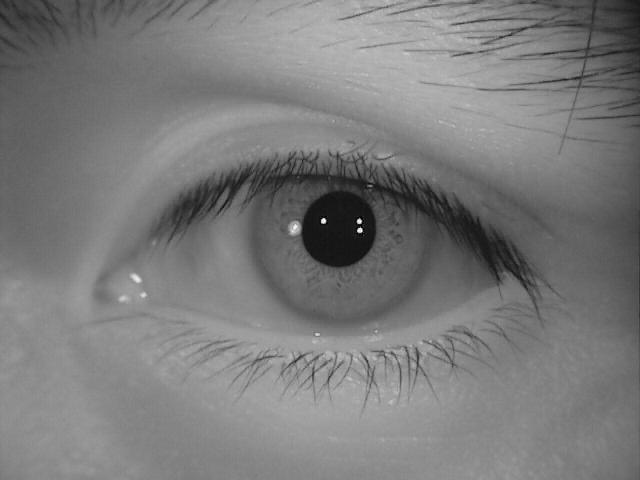
%> input picture casiav3_origin_demo/001_006.jpg, 640 x 480 px; its folder holds only this picture in this run
$ octave Segmentation.m   (GNU Octave 9; MATLAB toolbox functions it lacks are replaced by stand-ins)
%> lines starting %> are read from the running program, lines starting %| are printed output that depends on the picture; in (x1, y1, x2, y2) boxes, pixels count from 0 and x2, y2 are one past the last pixel; in counts of white or black regions, pixels touching at a corner belong together; the program's own positions count from 1
### Function/Jason Iris Segmentation/code/segment/segment_NIR.m
%% Create folders if not existing
if ~exist(out_dir, 'dir')
    mkdir(out_dir);
end
if ~exist(fail_dir, 'dir')
    mkdir(fail_dir);
end
if ~exist(circle_dir, 'dir')
    mkdir(circle_dir);
end

if save_inter_image
    if ~exist(inter_dir, 'dir')
        mkdir(inter_dir);
    end
end

delete([out_dir, '*']);
delete([fail_dir, '*']);

%%
files = dir([src_dir, '*.', src_type]);
n = length(files);
err_rates = zeros(n, 1);
circles = struct([]);
num_pass = 0;
num_fail = 0;

for i = 1:n %50 %n
    %close all;
    %tic
    [filename, type] = strtok(files(i).name, '.');

    im_src = imread([src_dir, files(i).name]);
%> im_src is the input picture: size 480x640 uint8; min 0, max 255, mean 122.5
    if hsiz ~= 0
        im_en = enhance_image(im_src, hsiz, gau_size, 1);
    else
        im_en = medfilt2(im_src, [3, 3]);
    end
    if save_inter_image
       imwrite(im_en, [inter_dir, filename, '-enhance.bmp']);
    end

% [11 lines of commented-out code are left out]
    [col, row] = size(im_src);
%> col = 480; row = 640
    [im_md, reflection_region] = remove_reflection(im_en, 0.8, row*col*0.01);

    % get the structure map using local total variation
    [edgemap, im_smooth] = get_rtv_l1_contour(im_md, 0.2, 0.05, 3, 0.005);
    %[edgemap, im_smooth] = get_rtv_l1_contour(im_md, lambda, theta, sigma, ep);
    if save_inter_image
        imwrite(im_smooth, [inter_dir, filename, '-smooth.bmp']);
    end
    %im_smooth = imread([smooth_dir, filename, '.bmp']);
    %edgemap = edge(im_smooth);

    % find iris and pupil circles based on the structure map
    [center, radius, center_p, radius_p] = find_circles_NIR(im_md, edgemap, p_radiusRange, i_radiusRatio, i_radiusRange, searchRange);
    % [center, radius, center_p, radius_p] = find_circles_CASIA2(im_md, edgemap, radiusRange);
    circles(i).center = center;
    circles(i).center_p = center_p;
    circles(i).radius = radius;
    circles(i).radius_p = radius_p;
    %save([circle_dir, filename, '-circle.mat'], 'center', 'center_p', 'radius', 'radius_p');
    if save_inter_image
        im_circle = draw_circle(im_md, center(1), center(2), radius);
        im_circle = draw_circle(im_circle, center_p(1), center_p(2), radius_p);
        imwrite(im_circle, [inter_dir, filename, '-circle.jpg']);
    end


    % process lower half region
    [mask, thresh_high, thresh_low, cir_correct] = mask_lower_region(im_md, center, radius, extend);

    % mask upper_region roughly
    mask = mask_upper_region(im_md, mask, center, radius, thresh_high);

    %reflection = get_reflection_region(im_src, thresh_high);
    reflection = get_reflection_region(im_en, thresh_high);

    pupil_region = get_pupil_region(im_md, reflection, center_p, radius_p, thresh_low);

    % remove pupil and reflection
    mask(reflection) = 0;
    mask(pupil_region) = 0;

    [coffs, ~] = fit_eyelid(im_md, center, radius, center_p, radius_p, [0.2, 1], 'lower', 0, save_inter_image);

    if length(coffs) > 1
        [rs, cs] = size(im_md);
        [X, Y] = meshgrid(1:cs, 1:rs);
        mask(Y > polyval(coffs, X)) = 0;
    end

    % fit upper eyelid
    [coffs, im_eyelid] = fit_eyelid(im_md, center, radius, center_p, radius_p, [0.2, 1], 'upper', 0, save_inter_image);
    if save_inter_image
        imwrite(im_eyelid, [inter_dir, filename, '-eyelid.jpg']);
    end

    % process eyelash and shadow region
    mask = process_ES_region(im_md, mask, center, radius, coffs, [0.1, 0.8]);

    se = strel('disk', 4);
    mask = imerode(mask, se);

    mask = filter_region(mask);

    se = strel('disk', 2);
    mask = imdilate(mask, se);

    score = quality(mask, im_md, center, radius, center_p, radius_p);
    if(score > quality_thresh)

        imwrite(mask, [out_dir, filename, '.bmp']);
        num_pass = num_pass + 1;
        %fprintf('%d/%d processed. %f seconds remaining.\n', i, n, toc*(n-i));
    else
        imwrite(mask, [fail_dir, filename, '.bmp']);
        num_fail = num_fail + 1;
        %fprintf('%d/%d processed. failed. %f seconds remaining.\n', i, n, toc*(n-i));
    end

    fprintf('%d/%d processed.\n', i, n);

end

%err_mean = mean(err_rates);

for i = 1:n
    center = circles(i).center;
    center_p = circles(i).center_p;
    radius = circles(i).radius;
    radius_p = circles(i).radius_p;
    filename = strtok(files(i).name, '.');
    save([circle_dir, filename, '-circle.mat'], 'center', 'center_p', 'radius', 'radius_p');
end

%clear all;

### Function/Jason Iris Segmentation/code/fun/remove_reflection.m
function [im, reflection] = remove_reflection(im, thresh, area)
%> called with thresh = 0.8, area = 3072

reflection = im2bw(im, thresh);
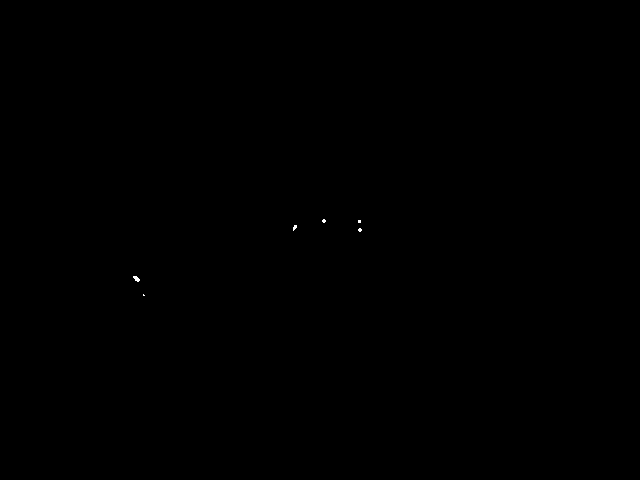
%> reflection: size 480x640 logical; 0.03% white in thin lines or dots, all inside (x1, y1, x2, y2) = (133, 219, 362, 296)
big_region = bwareaopen(reflection, round(area));
%> big_region: size 480x640 logical; every value is 0
reflection(big_region) = 0;

se = strel('disk', 7); %% 8
reflection = imdilate(reflection, se);
%> reflection: size 480x640 logical; 0.39% white; 4 white regions, box (x1, y1, x2, y2) and area: (127, 270, 151, 302) 431, (352, 214, 368, 238) 329, (287, 219, 303, 237) 235, (316, 213, 332, 229) 208

im = roifill(im, reflection);

end

### Function/Jason Iris Segmentation/code/fun/get_rtv_l1_contour.m
function [ edgemap, im_smooth ] = get_rtv_l1_contour( im, lambda, theta, sigma, ep )
%> called with lambda = 0.2, theta = 0.05, sigma = 3, ep = 0.005


im_smooth = rtv_l1_smooth2(im, lambda, theta, sigma, ep, 5);
edgemap = edge(im_smooth);
%> edgemap: size 480x640 logical; 2.6% white in thin lines or dots
%edgemap = edge(im, 'sobel', [], 'vertical');


end

### Function/Jason Iris Segmentation/code/fun/find_center_v3.m
function [ x, y ] = find_center_v3( bw, rRange, d )
%> called with rRange = [20 60]

% FIND_ACRS finds center of incomplete arcs on the iris boundary using hough
% transform.
% Input:
%   bw: Binary image where to find arcs. Edge or binary image expected.
%   rRange: 1 by 2 vector to identify range of radii to search.

%im = imfill(bw, 'holes');

% Parameter
if nargin < 3
    d = 10; % distance of adjancent points to calculate edge orientation
end

[rows, cols] = size(bw);
%> rows = 480; cols = 640

B = bwboundaries(bw);
%> B = 739 boundaries; largest, box (x1, y1, x2, y2) and points: (300, 201, 377, 268) 327, (301, 352, 337, 392) 278, (529, 52, 633, 74) 261, (393, 345, 420, 385) 219, (638, 253, 640, 359) 211
n = length(B);
%> n = 739

votes_left = ones(rows, cols);
votes_right = ones(rows, cols);
mark_mat = false(rows, cols);

for i = 1:n
    Idx = B{i};
    len = size(Idx, 1);
    if len < 30
        continue;
    end
    for j = d+1:len-d
        y = Idx(j, 1);
        x = Idx(j, 2);
        if mark_mat(y, x);
            continue;
        end
        mark_mat(y, x) = 1;
        P1 = Idx(j-d, :);
        P2 = Idx(j+d, :);

        if P1(2) == P2(2)
            if P1(1) == P2(1)
                continue;
            elseif P1(1) > P2(1)
                if x < P1(2)
                    tmp = P1;
                    P1 = P2;
                    P2 = tmp;
                end
            end
        else
            if P1(2) > P2(2)
                tmp = P1;
                P1 = P2;
                P2 = tmp;
            end
            slope1 = (y-P1(1)) / (x-P1(2));
            slope2 = (P1(1)-P2(1)) / (P1(2)-P2(2));
            if slope1 <= slope2
                continue;
            %else
                %fprintf('[%d, %d], [%d, %d], [%d, %d]\n', x, y, P1(2), P1(1), P2(2), P2(1));
                %pause
            end


        end

        dx = P2(2) - P1(2);
        dy = P2(1) - P1(1);
        distance = sqrt(dx^2 + dy^2);
        cosine = dx/distance;
        sine = dy/distance;
        cosine2 = sine;
        sine2 = -cosine;

        if cosine2 > 0.15

            for r = rRange(1):rRange(2)
                xc = round(x + cosine2 * r);
                yc = round(y + sine2 * r);
                if xc < 1 || xc > cols || yc < 1 || yc > rows
                    break;
                else
                    votes_left(yc, xc) = votes_left(yc, xc) + 1;
                end
            end

        elseif cosine2 < -0.15

            for r = rRange(1):rRange(2)
                xc = round(x + cosine2 * r);
                yc = round(y + sine2 * r);
                if xc < 1 || xc > cols || yc < 1 || yc > rows
                    break;
                else
                    votes_right(yc, xc) = votes_right(yc, xc) + 1;
                end
            end

        end
    end
end
%> this loop made 739 passes
%> (Idx, len) on passes 1 to 3: ([1 1; 1 1], 2), ([13 1; 13 2; 14 3; 14 2; 13 1], 5), ([19 1; 19 1], 2)
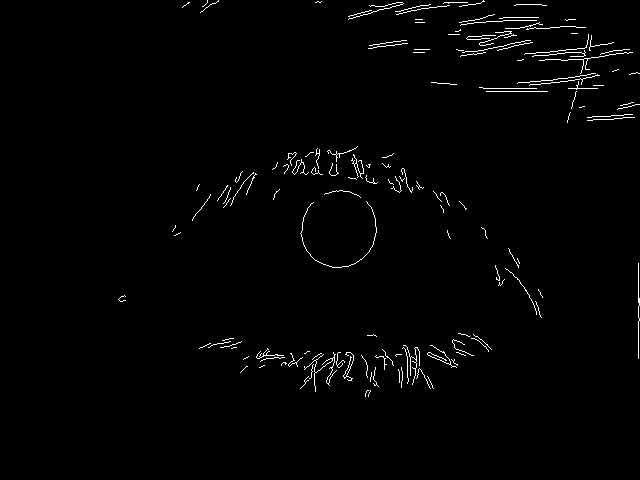
%> mark_mat: size 480x640 logical; 1.3% white in thin lines or dots, all inside (x1, y1, x2, y2) = (118, 0, 640, 397)
%> after the loop, slope1 = -Inf; slope2 = -20; tmp = [321 640]; xc = 579; yc = 299

h = fspecial('average', 3);
votes_left = imfilter(votes_left, h);
votes_right = imfilter(votes_right, h);
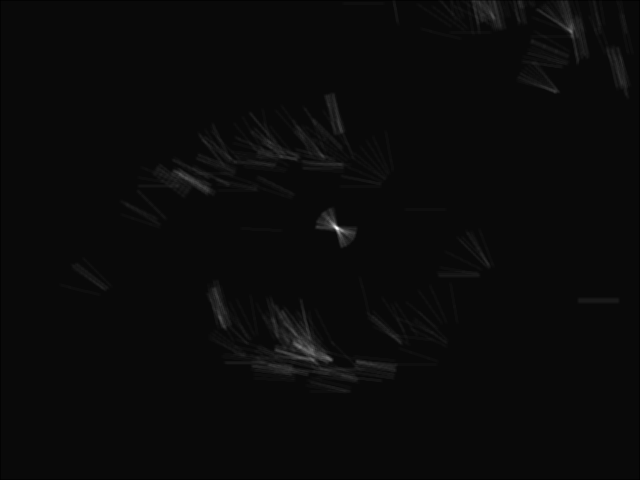
%> votes_right: size 480x640 double; min 0.444, max 15.89, mean 1.08; drawn with min black and max white
votes = votes_left .* votes_right - 1;

%votes = imfilter(votes, h);
[Y, X]= find(votes == max(votes(:)));
%> Y = 230; X = 339
y = Y(1);
%> y = 230
x = X(1);
%> x = 339
%return;
%figure;
votes = votes/max(votes(:));
imvotes = votes;
imvotes(bw) = 1;
%> imvotes: size 480x640 double; min -0.00317, max 1, mean 0.0273
imvotes(:, :, 2) = votes;
imvotes(:, :, 3) = votes;
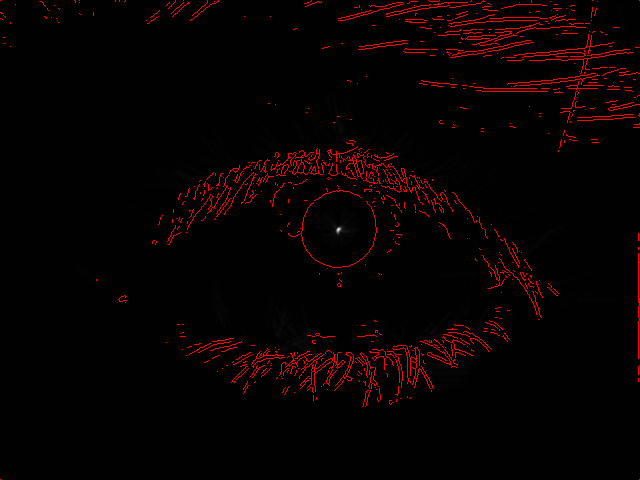
%> imvotes: size 480x640x3 double; mean R, G, B 0.0273, 0.000884, 0.000884; drawn with min black and max white

%imshow(imvotes);
%hold on
if x > 3 && y > 3
    imvotes(y-3:y+3, x-3:x+3, 2) = 1;
%> imvotes: size 480x640x3 double; 0.02% of pixels changed, all inside (x1, y1, x2, y2) = (335, 226, 342, 233)
    imvotes(y-3:y+3, x-3:x+3, 1) = 0;
%> imvotes: size 480x640x3 double; mean R, G, B 0.0273, 0.000994, 0.000884; mean of the top-left, top-right, bottom-left and bottom-right quarters 0.00562, 0.0198, 0.00418, 0.00923
    imvotes(y-3:y+3, x-3:x+3, 3) = 0;
%> imvotes: size 480x640x3 double; mean R, G, B 0.0273, 0.000994, 0.000835
end

%scatter(x, y, 5, 'green', 'filled');


end

### Function/Jason Iris Segmentation/code/fun/find_circles_NIR.m
function [ center, radius, center_p, radius_p ] = find_circles_NIR( im, edgemap, radiusRange, i_radiusRatio, i_radiusRange, searchRange )

% FIND_CIRCLES_NIR Summary of this function goes here
%   Detailed explanation goes here

[cx, cy] = find_center_v3(edgemap, radiusRange);
%> cx = 339; cy = 230
[center_p, radius_p] = find_radius(edgemap, [cx, cy], radiusRange, searchRange);
%> in find_radius, `upper_bound = max([1, c(2)-sRange-2]);`: upper_bound = 218
%> in find_radius, `im(1:upper_bound, :) = 0;`:
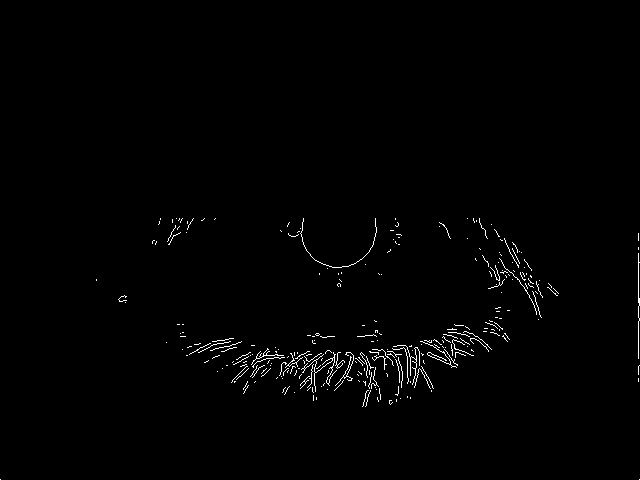
%> im: size 480x640 logical; 0.97% white in thin lines or dots, all inside (x1, y1, x2, y2) = (0, 218, 640, 480)
%> in find_radius, `[Y, X] = find(im);`: Y = 2975 values from 219 to 480; X = 2975 values from 1 to 640
%> in find_radius, `n = length(X);`: n = 2975
%> the loop in find_radius, `for x = c(1)-sRange : c(1)+sRange` made 21 passes
%> after the loop in find_radius, `for x = c(1)-sRange : c(1)+sRange`: center = [339 230]; grade = 43; r = 2975 values, max 422.7 at index 1, min 23.32 at index 1256, mean 149.5; radius = 37; y_axis = 43 values, max 10.67 at index 29, min 0 at index 1, mean 4.64
%> center_p = [339 230]; radius_p = 37

edgemap = edge(im, 'canny', 0.05);
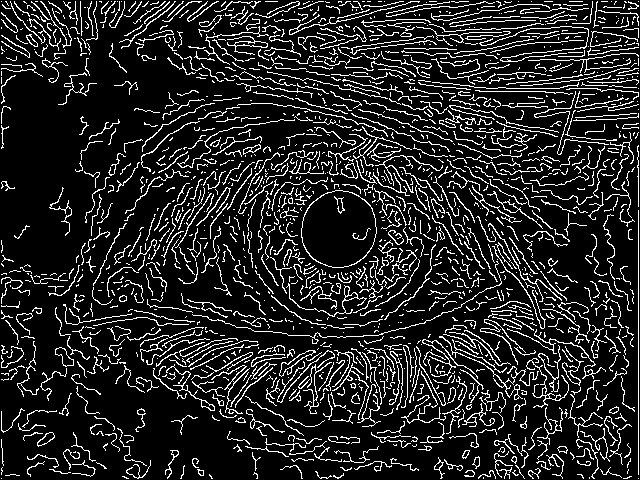
%> edgemap: size 480x640 logical; 14.3% white in thin lines or dots
% im = im2double(im);
% edgemap = edge(im, 'sobel', [], 'vertical');

min_rp = max(radius_p*i_radiusRatio(1), i_radiusRange(1));
%> min_rp = 70
max_rp = min(radius_p*i_radiusRatio(2), i_radiusRange(2));
%> max_rp = 129.5
[center, radius] = find_radius(edgemap, center_p, [min_rp, max_rp], round(searchRange/2), 'average');
%> call 2 of find_radius, with c = [339 230], rRange = [70 129.5], sRange = 5, option = 'average'
%> in find_radius (call 2), `rRange = round(rRange);`: rRange = [70 130]
%> in find_radius (call 2), `upper_bound = max([1, c(2)-sRange-2]);`: upper_bound = 223
%> in find_radius (call 2), `im(1:upper_bound, :) = 0;`:
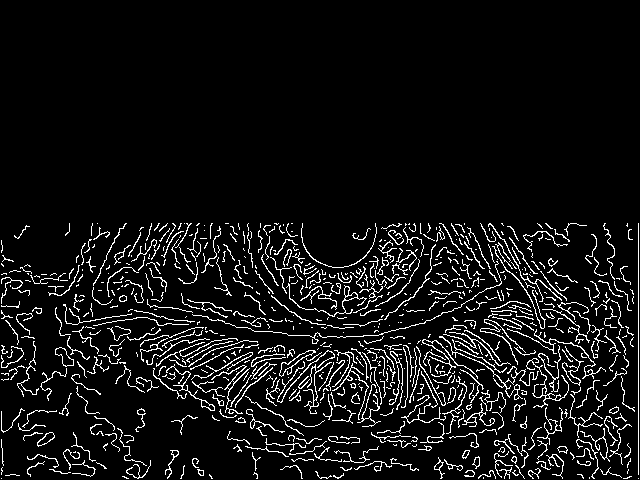
%> im: size 480x640 logical; 7.3% white in thin lines or dots, all inside (x1, y1, x2, y2) = (1, 223, 639, 479)
%> in find_radius (call 2), `[Y, X] = find(im);`: Y = 22343 values from 224 to 479; X = 22343 values from 2 to 639
%> in find_radius (call 2), `n = length(X);`: n = 22343
%> the run ends on the next line

end

### Function/Jason Iris Segmentation/code/fun/find_radius.m
function [ center, radius ] = find_radius( im, c, rRange, sRange, option )

% FIND_RADIUS Find iris circle based on a given initial center
% Input:
%   im: Edge skeleton binary image;
%   c: Initail guess of center.
%   rRange: Radius range to be detected.
%   sRange: Search range around the center guess.
%
% Output:
%   center: Center of circle found in [x, y] format;
%   radius: Radius of circle found.


% Filter the points above initial center because they are usually eyebrow
% and eyelid.

if nargin < 5
    option = 'total';
end

rRange = round(rRange);

upper_bound = max([1, c(2)-sRange-2]);
im(1:upper_bound, :) = 0;

% outputs
center = [0, 0];
radius = 0;
grade = 0;

%edgemap = edge(im);
[Y, X] = find(im);
n = length(X);

r = zeros(n, 1);

for x = c(1)-sRange : c(1)+sRange
    for y = c(2)-sRange : c(2)+sRange
        for i = 1:n
            r(i) = sqrt((x-X(i))^2 + (y-Y(i))^2);
        end

%        interval = r>=rRange(1) & r<=rRange(2);
%        [radius_cur, grade_cur] = mode(r(interval));

        len = rRange(2) - rRange(1) + 3;
        x_axis = linspace(rRange(1)-1, rRange(2)+1, len);
        y_axis = hist(r, x_axis);
        y_axis(1) = 0;
        y_axis(len) = 0;
        y_axis = smooth(y_axis, 3);

        [grade_cur, index] = max(y_axis);
        if strcmp(option, 'average')
            grade_cur = grade_cur/(rRange(1) + index(1) - 2);
        end
        if grade_cur > grade
            %index = find(y_axis == g_cur);
            radius = rRange(1) + index(1) - 2;
            center = [x, y];
            grade = grade_cur;
        end
    end
end

radius = radius(ceil(length(radius)/2));

end

### Segmentation.m
% This file includes three parts: Segmentation, Normalization, Enhancement
pathfunc = 'Function/Jason Iris Segmentation';
addpath(genpath(pathfunc));
%% Iris Image Segmentation
extend = [0.7, 1.3];       % faction of radius to be collect to calculate threshold
p_radiusRange = [20, 60];    % possible range of radius of pupil circle
i_radiusRatio = [1.5, 3.5];  % possible ratio of iris circle radius to the pupil circle radius
i_radiusRange = [70, 130];   % possible range of radius of iris circle
searchRange = 10;           % search range for center of iris circle
src_type = 'jpg';          % file type of source image
hsiz = 0;                 % parameter for SSR enhancement, 0 for no enhancement;
quality_thresh = 0.4;
% Please end all the paths with "/" or "\"
src_dir = 'casiav3_origin_demo/';   % path of source images
out_dir = 'additional/casiav3/mask/'; % path of output directory
fail_dir = 'additional/casiav3/failed/';
circle_dir = 'additional/casiav3/circles/';
save_inter_image = true;   % save internal results or not. if yes, assign following
                            % folder values.
inter_dir = 'additional/casiav3/inter/';
segment_NIR;

%% Image and mask normalization and enhancement
global DIAGPATH             % Global variable that is needed in the following
DIAGPATH = '.';
blocksize = 16;
mkdir('mask');
mkdir('unwrap');
mkdir('unwrap_en');
im = dir('casiav3_origin_demo/*.jpg');
for i = 1:numel(im)
    imname = strtok(im(i).name, '.');
    cirname = [imname, '-circle.mat'];
    d = load(['additional/casiav3/circles/', cirname]);
    temp = imread(['casiav3_origin_demo/', im(i).name]);     % Original eye image
    if exist(['additional/casiav3/mask/', im(i).name],'file')
        mask = imread(['additional/casiav3/mask/', im(i).name]);
        [mask_normalized, ~] = normaliseiris(double(mask), d.center(1), d.center(2), d.radius, ...
            d.center_p(1), d.center_p(2), d.radius_p, 'output_image', 64, 512);
         mask = logical(mask_normalized);
         mask = ~mask;
    else
        mask = zeros(size(temp));
        [mask, ~] = normaliseiris(double(mask), d.center(1), d.center(2), d.radius, ...
            d.center_p(1), d.center_p(2), d.radius_p, 'output_image', 64, 512);
    end;
    imwrite(mask, ['mask/', im(i).name]);
    % The following function "normaliseiris" is originally available in Masek's implementation: http://www.peterkovesi.com/studentprojects/libor/
    % We also provide it in this folder for convenience.
    [im_normalized, ~] = normaliseiris(double(temp), d.center(1), d.center(2), d.radius, ...
            d.center_p(1), d.center_p(2), d.radius_p, 'output_image', 64, 512);

    imwrite(im_normalized, ['unwrap/', im(i).name]);

    % Enhancement
    imUn = double(im_normalized);
    [row, col] = size(imUn);
    rowCou= row/blocksize;
    colCou= col/blocksize;
    imMean = zeros(rowCou, colCou);

    for k = 1:rowCou*colCou
        rowIn = floor((k-1)/colCou);
        colIn = mod((k-1), colCou);
        imSq = imUn((rowIn*blocksize+1):(rowIn*blocksize+blocksize),(colIn*blocksize+1):(colIn*blocksize+blocksize));
        vaMean = mean(imSq(:));
        imMean(rowIn+1, colIn+1) = vaMean;
    end;
